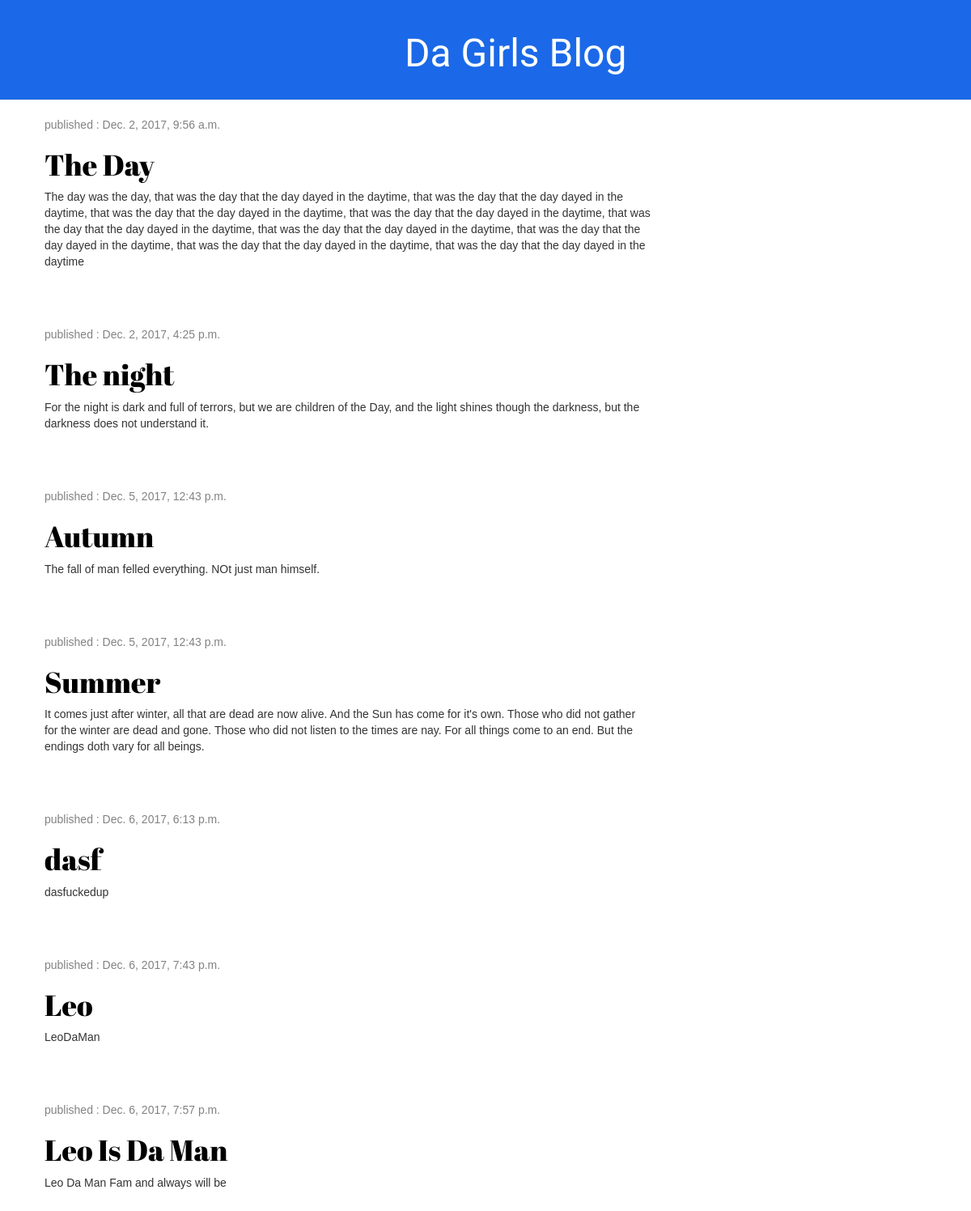
Before: / with the older database file.
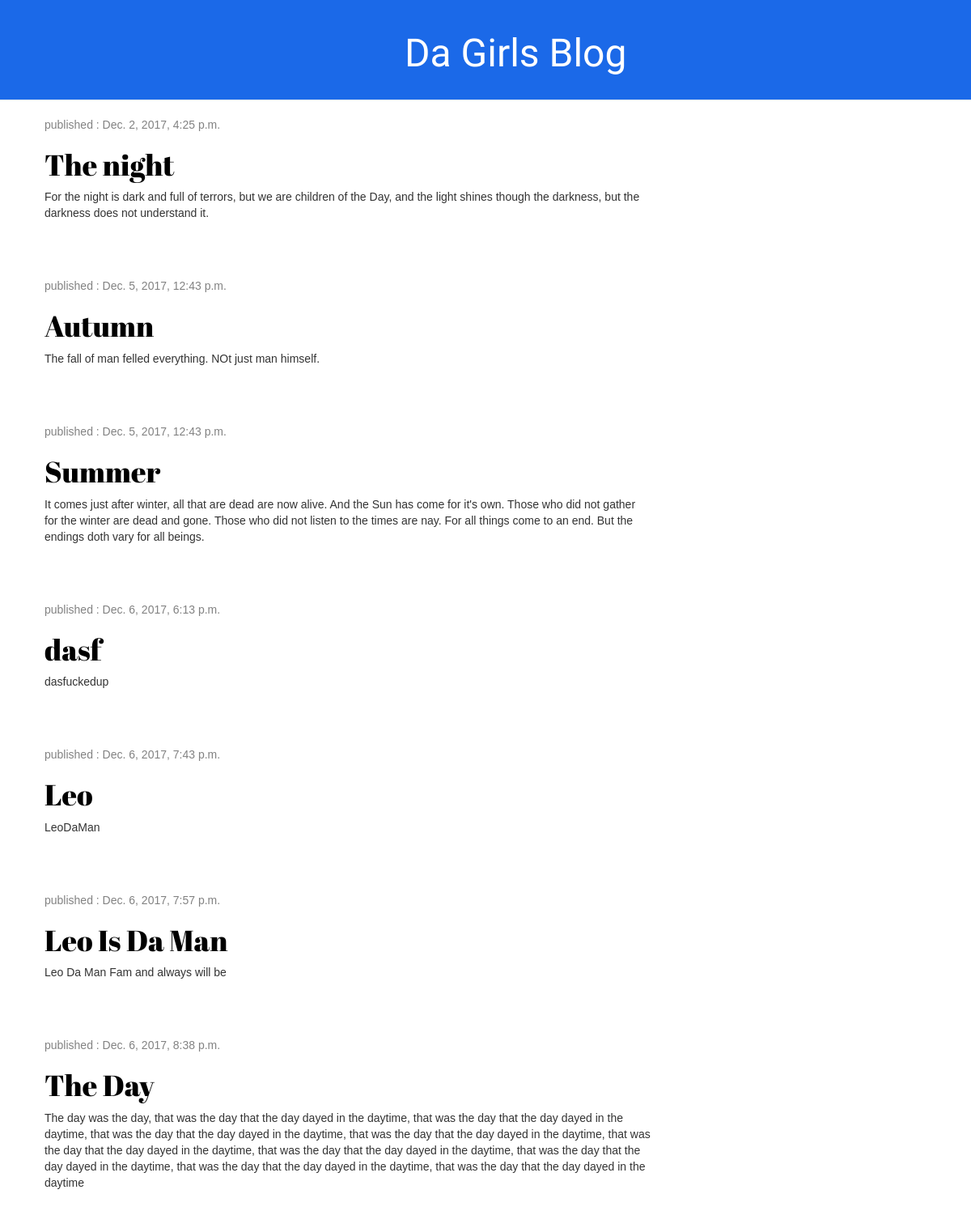
After: the same page with the newer database file.
### galblawg/models.py (models this page shows, shortened)
class Post(models.Model):
	author = models.ForeignKey('auth.User')
	title = models.CharField(max_length=200)
	text = models.TextField()
	created_date = models.DateTimeField(
		default=timezone.now)
	published_date = models.DateTimeField(
		blank = True, null=True)

### galblawg/views.py (the view)
# urls.py: url(r'^$', views.post_list, name='post_list'),
def post_list(request):
	posts = Post.objects.filter(published_date__lte=timezone.now()).order_by('published_date')
	return render(request, 'galblawg/post_list.html',{'posts':posts})

### galblawg/templates/galblawg/post_list.html
{% extends 'galblawg/base.html' %}
{% block content %}
				{% for post in posts %}
				<div class="post">
					<div class="date">
						<p>published : {{ post.published_date  }}</p>
					</div>
					<h1><a href="{% url 'post_detail' pk=post.pk %}">{{ post.title }}</a></h1>
					<p>{{ post.text|linebreaksbr }}</p>
				</div>
				{% endfor %}
{% endblock %}

Changed rows visible on the page:
changed Post "The Day": published_date "Dec. 2, 2017, 9:56 a.m." → "Dec. 6, 2017, 8:38 p.m."; moves down the list
